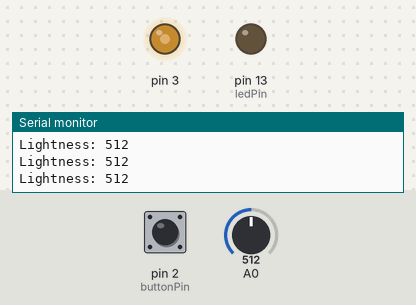
Recording of a sketch running on a simulated Arduino Uno, built with avr-gcc and run on an emulated ATmega328P. On the bench: output pins drawn as LEDs (lit = HIGH), the last lines printed to the serial monitor. The test bench sets the inputs (shaded band); at power-on: A0 = 512, pin 2 (buttonPin) HIGH.

Above: at 1.2 s.
1.3 s: A0 set to 108
At 2.2 s:
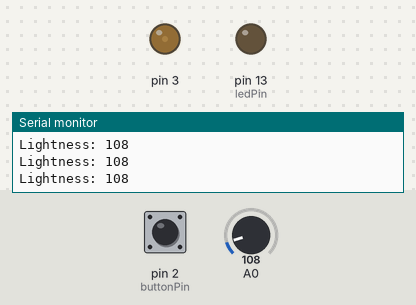
2.8 s: A0 set to 90
At 3.2 s:
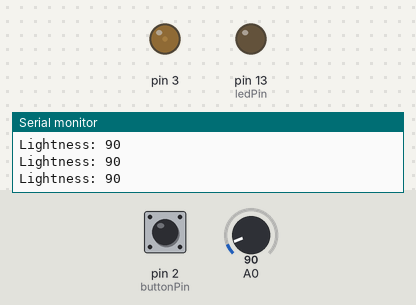
5.8 s: A0 set to 716
At 6.5 s:
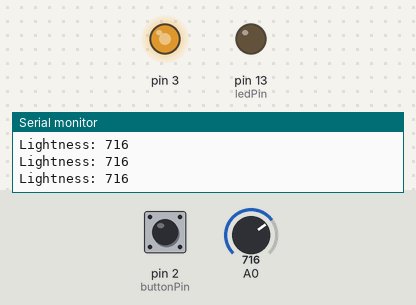
7.3 s: A0 set to 900
At 7.6 s:
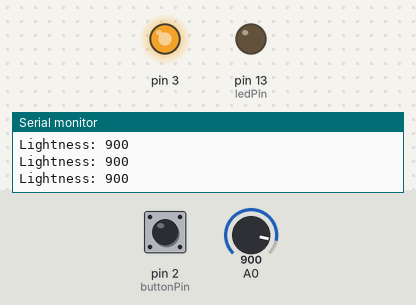
8.8 s: A0 set to 0
At 9.7 s:
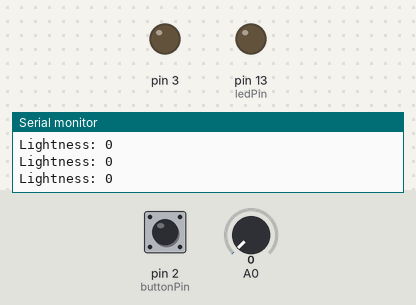
10.3 s: pin 2 (buttonPin) pulled LOW for 0.15 s
At 10.8 s:
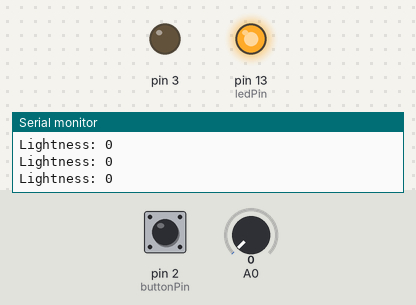
Timing chart, 0 to 12.9 s (numbered marks = the images above; inputs shaded):
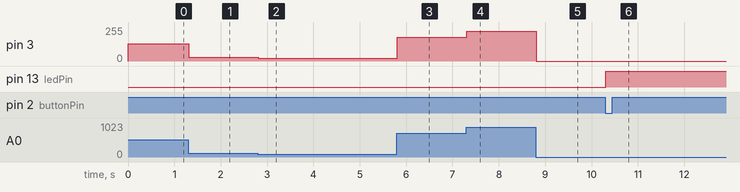

Measured:
- after the input at 1.3 s, pin 3: 128/255 → 27/255 at once
- after the input at 2.8 s, pin 3: 27/255 → 22/255 at once
- after the input at 5.8 s, pin 3: 22/255 → 179/255 at once
- after the input at 7.3 s, pin 3: 179/255 → 225/255 at once
- after the input at 8.8 s, pin 3: 225/255 → 0/255 at once
- after the input at 10.3 s, pin 13 (ledPin): LOW → HIGH at once

The sketch:

messdayandnight.ino
```cpp
/*
* Name: Messstation Tag und Nacht
* Autor: Lukas Bauer
* Datum: 30.11.15
*/
int buttonPin = 2;
int ledPin = 13;
int sensorValue = 0;
int buttonStatus = LOW;

void setup()
{
  pinMode(ledPin, OUTPUT);
  pinMode(buttonPin, INPUT);
  digitalWrite(buttonPin, HIGH);
  Serial.begin(9600);
}

void loop()
{
  sensorValue = analogRead(A0);
  analogWrite(3, sensorValue/4);

  buttonStatus = digitalRead(buttonPin);
  if (LOW == buttonStatus) {
      if (sensorValue < 12) {
        digitalWrite(ledPin, HIGH);
        Serial.println("Blackness");
      }
      else {
        Serial.println("Es ist zu hell");
        digitalWrite(ledPin, LOW);
      }
  }
   else {
      Serial.print("Lightness: ");
      Serial.println(sensorValue);
   }
}
```
